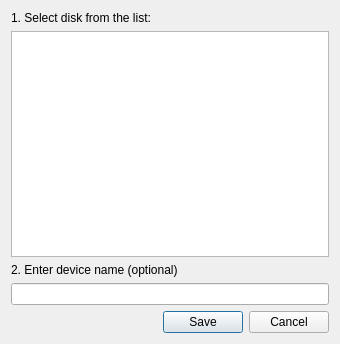
<?xml version="1.0" encoding="UTF-8"?>
<ui version="4.0">
 <class>AddNewDeviceDialog</class>
 <widget class="QDialog" name="AddNewDeviceDialog">
  <property name="geometry">
   <rect>
    <x>0</x>
    <y>0</y>
    <width>340</width>
    <height>344</height>
   </rect>
  </property>
  <property name="windowTitle">
   <string>Add new device</string>
  </property>
  <property name="modal">
   <bool>true</bool>
  </property>
  <layout class="QVBoxLayout" name="verticalLayout">
   <item>
    <widget class="QLabel" name="label">
     <property name="text">
      <string>1. Select disk from the list:</string>
     </property>
    </widget>
   </item>
   <item>
    <widget class="QListWidget" name="connectedDevicesList">
     <property name="spacing">
      <number>3</number>
     </property>
    </widget>
   </item>
   <item>
    <widget class="QLabel" name="label_2">
     <property name="text">
      <string>2. Enter device name (optional)</string>
     </property>
    </widget>
   </item>
   <item>
    <widget class="QLineEdit" name="deviceNameLineEdit"/>
   </item>
   <item>
    <widget class="QDialogButtonBox" name="buttonBox">
     <property name="orientation">
      <enum>Qt::Horizontal</enum>
     </property>
     <property name="standardButtons">
      <set>QDialogButtonBox::Cancel|QDialogButtonBox::Save</set>
     </property>
    </widget>
   </item>
  </layout>
 </widget>
 <resources/>
 <connections>
  <connection>
   <sender>buttonBox</sender>
   <signal>accepted()</signal>
   <receiver>AddNewDeviceDialog</receiver>
   <slot>accept()</slot>
   <hints>
    <hint type="sourcelabel">
     <x>248</x>
     <y>254</y>
    </hint>
    <hint type="destinationlabel">
     <x>157</x>
     <y>274</y>
    </hint>
   </hints>
  </connection>
  <connection>
   <sender>buttonBox</sender>
   <signal>rejected()</signal>
   <receiver>AddNewDeviceDialog</receiver>
   <slot>reject()</slot>
   <hints>
    <hint type="sourcelabel">
     <x>316</x>
     <y>260</y>
    </hint>
    <hint type="destinationlabel">
     <x>286</x>
     <y>274</y>
    </hint>
   </hints>
  </connection>
 </connections>
</ui>
